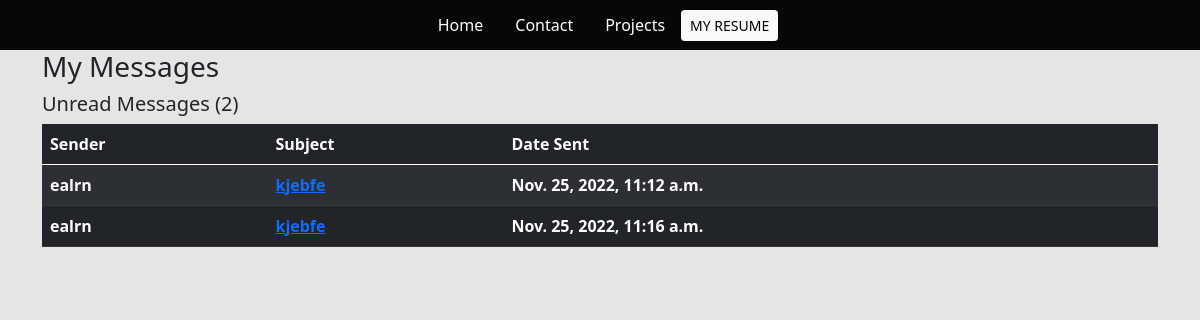
Screenshot of /inbox/ with the database file from the repository.
### base/models.py (models this page shows, shortened)
class Message(models.Model):
    name = models.CharField(max_length=200, null=True)
    email = models.CharField(max_length=200, null=True)
    subject = models.CharField(max_length=200, null=True)
    body = models.TextField()
    is_read = models.BooleanField(default=False)
    created = models.DateTimeField(auto_now_add=True)
    id = models.UUIDField(default=uuid.uuid4,  unique=True,
                          primary_key=True, editable=False)

### base/views.py (the view)
# urls.py: path('inbox/', views.inboxPage, name="inbox"),
def inboxPage(request):
    inbox = Message.objects.all().order_by('is_read')
    unreadCount = Message.objects.filter(is_read=False).count()
    context = {'inbox': inbox, 'unreadCount': unreadCount}
    return render(request, 'base/inbox.html', context)

### base/templates/base/inbox.html
{% extends 'base/main.html' %}
{% load static %}
{% block content %}
<div class="container">
    <h3>My Messages</h3>
    <h5>Unread Messages ({{unreadCount}})</h5>
    <table class="table table-dark table-striped">
        <thead>
            <tr>
                <th>Sender</th>
                <th>Subject</th>
                <th>Date Sent</th>
            </tr>
        </thead>
        <tbody>
            {% for message in inbox %}
            {% if message.is_read %}
            <tr>
                {% else %}
            <tr style="font-weight: 900;">
                {% endif %}
                <td>{{message.name}}</td>
                <td><a href="{% url 'message' message.id %}">{{message.subject}}</a></td>
                <td>{{message.created}}</td>
            </tr>
            {% endfor %}
        </tbody>
    </table>
</div>
{% endblock content %}

### static/styles/main.css (style rules this page uses)
body { background-color: #E5E5E5; }

### rows the page displays
Message: name "ealrn", subject "kjebfe", created "Nov. 25, 2022, 11:12 a.m."
Message: name "ealrn", subject "kjebfe", created "Nov. 25, 2022, 11:16 a.m."

### other values shown
{{ unreadCount }} "2"
